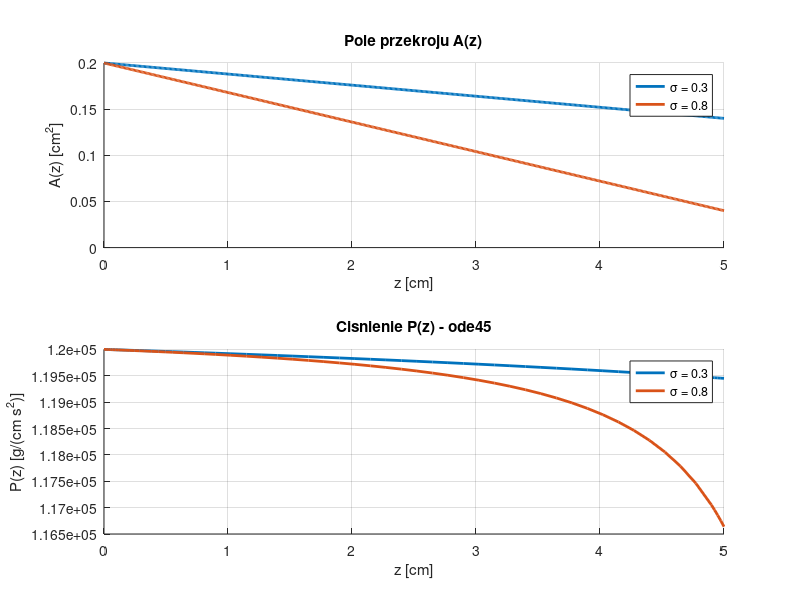

MATLAB code to generate this figure:
function lab3A_task2()
% Zadanie 2 (wersja A, z kodu): ode45, A(z) = A0*(1 - sigma*z/L)
L = 5; Q = 2; rho = 1.06; mu = 0.053; A0 = 0.2; P0 = 1.2e5;
sigmy = [0.3 0.8];
epsi = 1e-6;                          % A(z) jest gladkie, wystarczy male epsilon
zz = linspace(0, L, 500);

figure(2); clf
for k = 1:numel(sigmy)
    s = sigmy(k);

    Af   = @(z) A0*(1 - s*z/L);
    dAdz = @(z) (Af(z + epsi) - Af(z - epsi)) / (2*epsi);   % wzor (5)
    d1A  = @(z) -1 ./ Af(z).^2 .* dAdz(z);                  % wzor (4)

    % dP/dz = -rho/A * ( 4Q^2/3 * d/dz(1/A) + 8*pi*mu*Q/(rho*A) )
    f = @(z, P) -rho ./ Af(z) .* ( 4*Q^2/3 .* d1A(z) + 8*pi*mu*Q ./ (rho*Af(z)) );

    [zs, Ps] = ode45(f, [0 L], P0);

    subplot(2,1,1); hold on; plot(zz, Af(zz), 'LineWidth', 2)
    subplot(2,1,2); hold on; plot(zs, Ps, 'LineWidth', 2)

    fprintf('sigma = %.1f:  P(L) = %.2f   P(0)-P(L) = %.2f\n', s, Ps(end), P0 - Ps(end));
end

subplot(2,1,1); grid on; xlabel('z [cm]'); ylabel('A(z) [cm^2]')
title('Pole przekroju A(z)'); legend('\sigma = 0.3', '\sigma = 0.8')
subplot(2,1,2); grid on; xlabel('z [cm]'); ylabel('P(z) [g/(cm s^2)]')
title('Cisnienie P(z) - ode45'); legend('\sigma = 0.3', '\sigma = 0.8')
end
